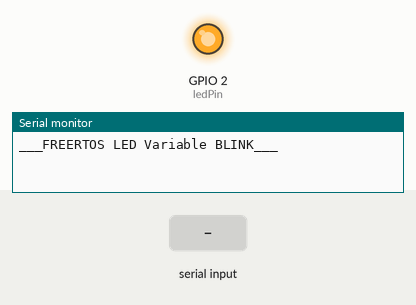
The sketch below on a simulated ESP32. Shown: output pins drawn as LEDs (lit = HIGH), the last lines printed to the serial monitor. Dashed ring = blinking. Inputs (shaded band) come from the test bench.

Above: at 0.8 s.
0.9 s: "5\n" received over Serial
At 2.2 s:
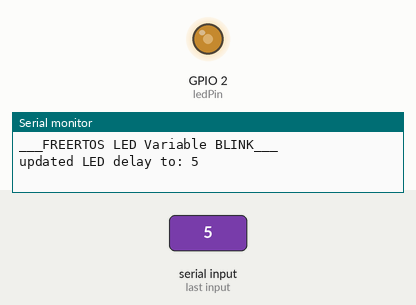
2.5 s: "90,45\n" received over Serial
At 2.81 s:
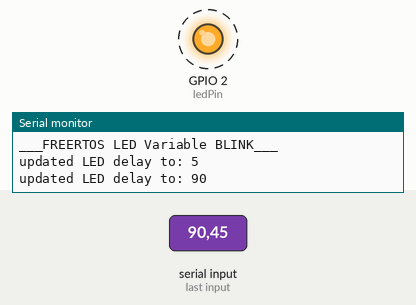
5.5 s: "30,150\n" received over Serial
7.0 s: "90\n" received over Serial
At 7.31 s:
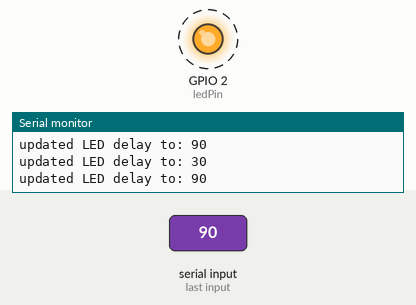
Timing chart, 0 to 11.0 s (numbered marks = the images above; inputs shaded):
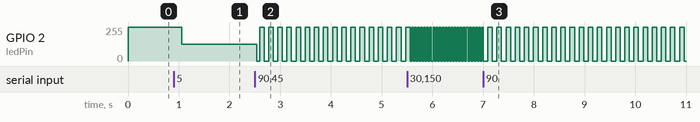

The sketch:

ESP32_FreeRTOS_VariableBlinkLEDv2.ino
```cpp
/*

  version one of this code had an issue with the delayTime read from the serial
  being set to zero immediately after probably due to the '\n'
  This version seeks to change that by reading a character at a time

*/
#include <stdlib.h>
// Use core 1 for this practise
#if CONFIG_FREERTOS_UNICORE
static const BaseType_t app_cpu = 0;
#else
static const BaseType_t app_cpu = 1;
#endif

// Set variables
static const int ledPin = LED_BUILTIN;

static int delayTime = 1000; // initial delay
static const uint8_t buf_len = 20;

// Tasks
// Task 1
void blinkLed(void *parameter) {
  while (1) {
    digitalWrite(ledPin, HIGH);
    vTaskDelay(delayTime / portTICK_PERIOD_MS);
    digitalWrite(ledPin, LOW);
    vTaskDelay(delayTime / portTICK_PERIOD_MS);
  }
}

// Task 2
void readSerial(void *parameter) {
  char c;
  char buf[buf_len];
  uint8_t idx = 0;

  //clear whole buffer
  memset(buf, 0, buf_len);
  while (1) {
    if (Serial.available() > 0) {
      // read the incoming byte:
      c = Serial.read();

      // Update delay variable and reset the buffer if we get a newline character
      if (c == '\n') {
        delayTime = atoi(buf);
        Serial.print("updated LED delay to: ");
        Serial.println(delayTime);
        memset(buf, 0, buf_len);
        idx = 0;
      } else {
        // only append if index is not over message limit
        if (idx < buf_len - 1) {
          buf[idx] = c;
          idx++;
        }
      }
    }
  }
}

void setup() {
  // put your setup code here, to run once:
  Serial.begin(115200);
  pinMode(ledPin, OUTPUT);
  while (!Serial) {
    ; // wait for serial port to connect
  }
  Serial.println("___FREERTOS LED Variable BLINK___");
  xTaskCreatePinnedToCore(
    blinkLed,
    "Blink Led",
    1024,
    NULL,
    1,
    NULL,
    app_cpu);
  xTaskCreatePinnedToCore(
    readSerial,
    "Read Serial",
    1024,
    NULL,
    1,
    NULL,
    app_cpu);
  // Delete "setup and loop" task
  vTaskDelete(NULL);
}

void loop() {
  // put your main code here, to run repeatedly:

}
```

Measured:
- after the input at 2.5 s, GPIO 2 (ledPin): alternates 255/255 for 0.09 s and 0/255 for 0.09 s, starting at once
- after the input at 5.5 s, GPIO 2 (ledPin): alternates 255/255 for 0.03 s and 0/255 for 0.03 s, starting after 0.09 s
- after the input at 7.0 s, GPIO 2 (ledPin): alternates 255/255 for 0.09 s and 0/255 for 0.09 s, starting after 0.09 s
